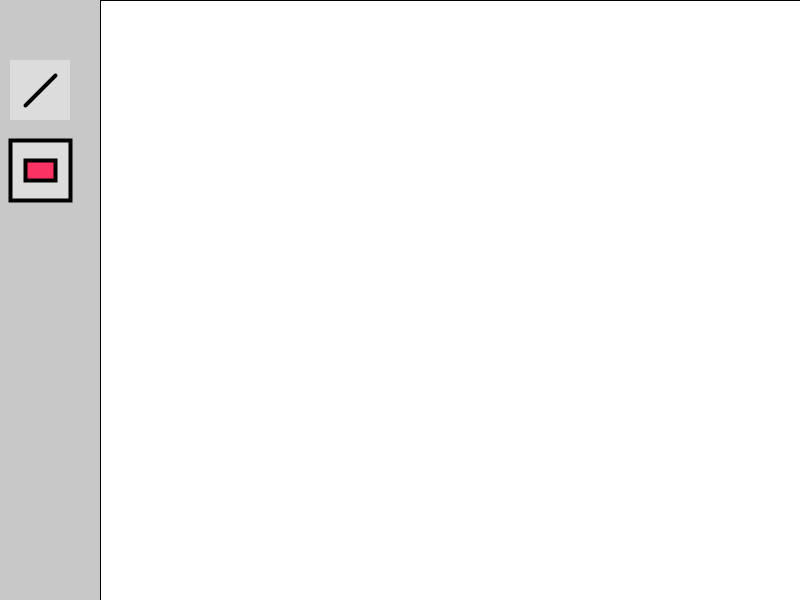
Frame 1 (no input)
Frame 60 (the mouse pressed at the canvas centre just before this capture): identical to frame 1, image omitted
Frame 120 (the mouse held since frame 60 and released just before this capture): identical to frame 1, image omitted

The Processing sketch that drew this single still picture (run headless with seeded random() and noise(); from frame 60 on, the mouse is pressed at the canvas centre):

// Processing sketch: GRUPO_6_E6_1_
// ── GRUPO_6_E6_1_.pde
String herramienta = "pincel";

// posiciones de los botones
int pincelX = 10;
int pincelY = 60;

int borradorX = 10;
int borradorY = 140;

void setup() {
  size(800, 600);
  background(200);
  
  fill(255);
  rect(100, 0, 700, 600);
}

void draw() {
 
  fill(200);
  noStroke(); 
  rect(0, 0, 100, height);
  
  // dibujar botones
  dibujarBotones();
}

//iconos tipo paint
void dibujarBotones() {
  // botón pincel
  fill(220);
  rect(pincelX, pincelY, 60, 60);
  
  fill(0);
  // icono pincel: ES la línea inclinada
  stroke(0);
  strokeWeight(4);
  line(pincelX + 15, pincelY + 45, pincelX + 45, pincelY + 15);
  
  // botón del borrador
  fill(220);
  rect(borradorX, borradorY, 60, 60);
  
  fill(250, 50, 100);
  stroke(0);
  rect(borradorX + 15, borradorY + 20, 30, 20);
  
  noStroke();
}

// detectar clicks en botones
void mousePressed() {
  // pincel
  if (mouseX > pincelX && mouseX < pincelX + 60 &&
      mouseY > pincelY && mouseY < pincelY + 60) {
    herramienta = "pincel";
  }
  
  // borrador
  if (mouseX > borradorX && mouseX < borradorX + 60 &&
      mouseY > borradorY && mouseY < borradorY + 60) {
    herramienta = "borrador";
  }
}

// dibujar en el lienzo
void mouseDragged() {
  // solo dentro del lienzo blanco
  if (mouseX > 100) {
    
    if (herramienta.equals("pincel")) {
      stroke(0);
      strokeWeight(5);
    }
    
    if (herramienta.equals("borrador")) {
      stroke(255); //<>//
      strokeWeight(20);
    }
    
    line(pmouseX, pmouseY, mouseX, mouseY);
  }
}
